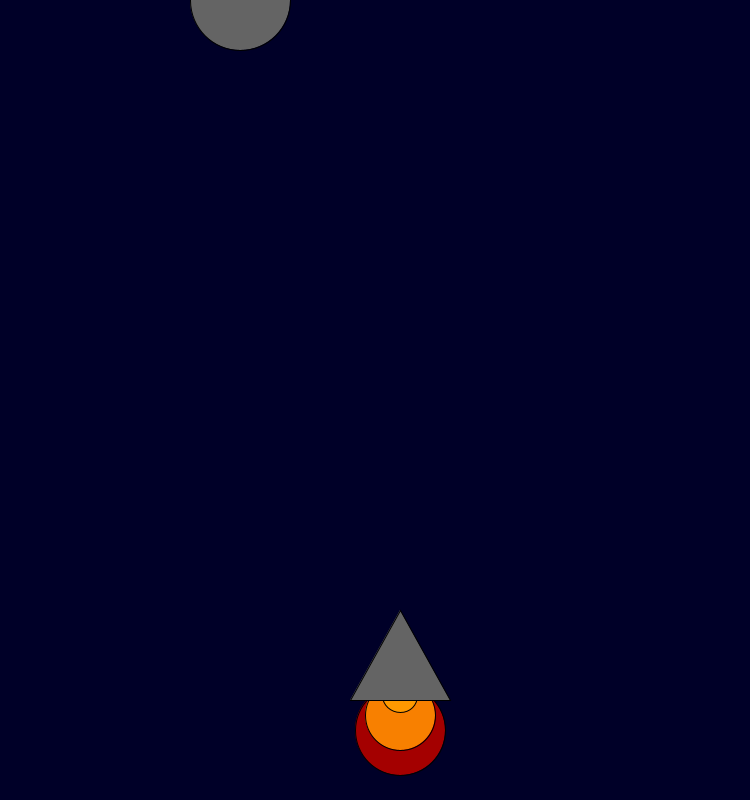
Frame 1 (no input)
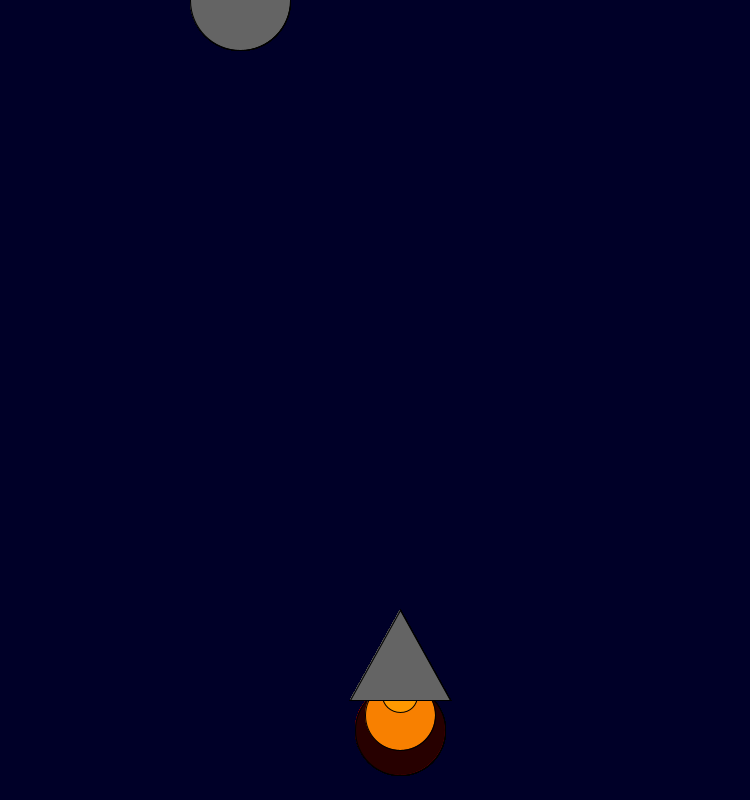
Frame 60 (the mouse pressed at the canvas centre just before this capture)
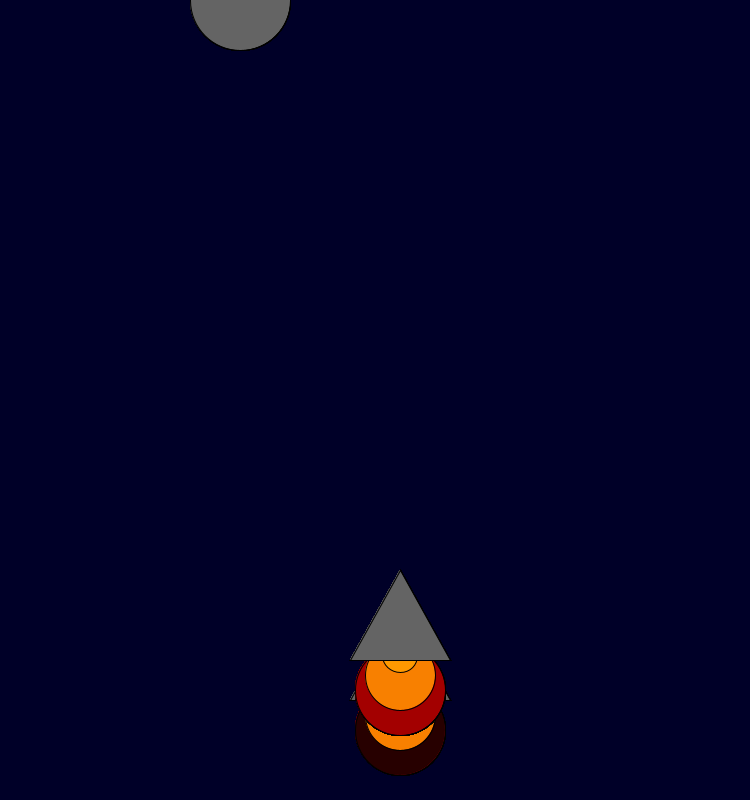
Frame 120 (the mouse held since frame 60 and released just before this capture)

The Processing sketch that drew these frames (run headless with seeded random() and noise(); from frame 60 on, the mouse is pressed at the canvas centre):

// Processing sketch: rocketship__
// ── rocketship__.pde


int x = 400;
int y = 600;

void setup() {

    background(0, 0, 40); size(750, 800);

}

void draw() {

    fill(random(255), 0, 0);
    ellipse(x, y + 130, 90, 90);
    fill(248, 128, 0);
    ellipse(x, y + 115, 70, 70);
    fill(255, 153, 0);
    ellipse(x, y + 95, 35, 35);
    fill(100, 100, 100);
    triangle(x, y + 10, x + 50, y + 100, x - 50, y + 100);
  ellipse(240,0,100,100);
  fill(255,255,255);
}


void mousePressed(){
  y=y-40;
  
  
  
  
  
}
